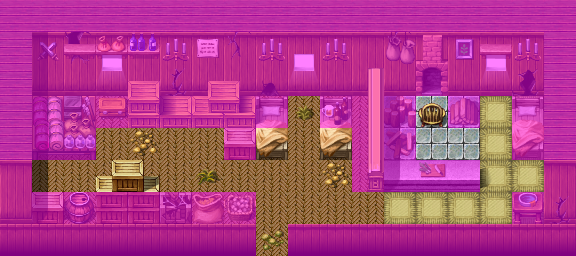

This is a level from a 2D game, rendered from its Tiled map with the project's own tilesets. A one-line summary and the map file follow, with tile-layer data summarised:
An orthogonal 18x8 tile map with 32x32 px tiles, 4 tile layers (Ground, Objects, Above, Walkable), 21 tilesets and 3 objects (2x spawn, mapchange).

<map version="1.0" orientation="orthogonal" width="18" height="8" tilewidth="32" tileheight="32">
    <tileset firstgid="1" name="map_14" tilewidth="32" tileheight="32">
        <image source="../drawable/map_14.png" />
    </tileset>
    <tileset firstgid="65" name="map_10" tilewidth="32" tileheight="32">
        <image source="../drawable/map_10.png" />
    </tileset>
    <tileset firstgid="129" name="map_46" tilewidth="32" tileheight="32">
        <image source="../drawable/map_46.png" />
    </tileset>
    <tileset firstgid="193" name="map_27" tilewidth="32" tileheight="32">
        <image source="../drawable/map_27.png" />
    </tileset>
    <tileset firstgid="257" name="map_15" tilewidth="32" tileheight="32">
        <image source="../drawable/map_15.png" />
    </tileset>
    <tileset firstgid="321" name="map_19" tilewidth="32" tileheight="32">
        <image source="../drawable/map_19.png" />
    </tileset>
    <tileset firstgid="385" name="map_42" tilewidth="32" tileheight="32">
        <image source="../drawable/map_42.png" />
    </tileset>
    <tileset firstgid="449" name="map_6" tilewidth="32" tileheight="32">
        <image source="../drawable/map_6.png" />
    </tileset>
    <tileset firstgid="513" name="map_2" tilewidth="32" tileheight="32">
        <image source="../drawable/map_2.png" />
    </tileset>
    <tileset firstgid="577" name="map_7" tilewidth="32" tileheight="32">
        <image source="../drawable/map_7.png" />
    </tileset>
    <tileset firstgid="641" name="map_12" tilewidth="32" tileheight="32">
        <image source="../drawable/map_12.png" />
    </tileset>
    <tileset firstgid="705" name="map_22" tilewidth="32" tileheight="32">
        <image source="../drawable/map_22.png" />
    </tileset>
    <tileset firstgid="769" name="map_11" tilewidth="32" tileheight="32">
        <image source="../drawable/map_11.png" />
    </tileset>
    <tileset firstgid="833" name="map_0" tilewidth="32" tileheight="32">
        <image source="../drawable/map_0.png" />
    </tileset>
    <tileset firstgid="897" name="map_1" tilewidth="32" tileheight="32">
        <image source="../drawable/map_1.png" />
    </tileset>
    <tileset firstgid="961" name="map_5" tilewidth="32" tileheight="32">
        <image source="../drawable/map_5.png" />
    </tileset>
    <tileset firstgid="1025" name="map_3" tilewidth="32" tileheight="32">
        <image source="../drawable/map_3.png" />
    </tileset>
    <tileset firstgid="1089" name="map_20" tilewidth="32" tileheight="32">
        <image source="../drawable/map_20.png" />
    </tileset>
    <tileset firstgid="1153" name="map_28" tilewidth="32" tileheight="32">
        <image source="../drawable/map_28.png" />
    </tileset>
    <tileset firstgid="1217" name="map_8" tilewidth="32" tileheight="32">
        <image source="../drawable/map_8.png" />
    </tileset>
    <tileset firstgid="1281" name="map_9" tilewidth="32" tileheight="32">
        <image source="../drawable/map_9.png" />
    </tileset>
    <layer name="Ground" width="18" height="8">
        <data>[144 cells, 144 non-empty, 11 distinct tile ids]</data>
    </layer>
    <layer name="Objects" width="18" height="8">
        <data>[144 cells, 63 non-empty, 45 distinct tile ids]</data>
    </layer>
    <layer name="Above" width="18" height="8">
        <data>[144 cells, 18 non-empty, 9 distinct tile ids]</data>
    </layer>
    <layer name="Walkable" width="18" height="8">
        <data>[144 cells, 110 non-empty, 1 distinct tile ids]</data>
    </layer>
    <objectgroup name="Mapevents">
        <object name="south" type="mapchange" x="256" y="224" width="32" height="32">
            <properties>
                <property name="map" value="roadbeforecrossroads8" />
                <property name="place" value="tradehouse1" />
            </properties>
        </object>
    </objectgroup>
    <objectgroup name="Spawn">
        <object name="lethenlor" type="spawn" x="288" y="96" width="32" height="64">
            <properties>
                <property name="spawngroup" value="lethenlor" />
            </properties>
        </object>
        <object name="lleglaris" type="spawn" x="32" y="160" width="64" height="32">
            <properties>
                <property name="spawngroup" value="lleglaris" />
            </properties>
        </object>
    </objectgroup>
    <objectgroup name="Keys" />
</map>
